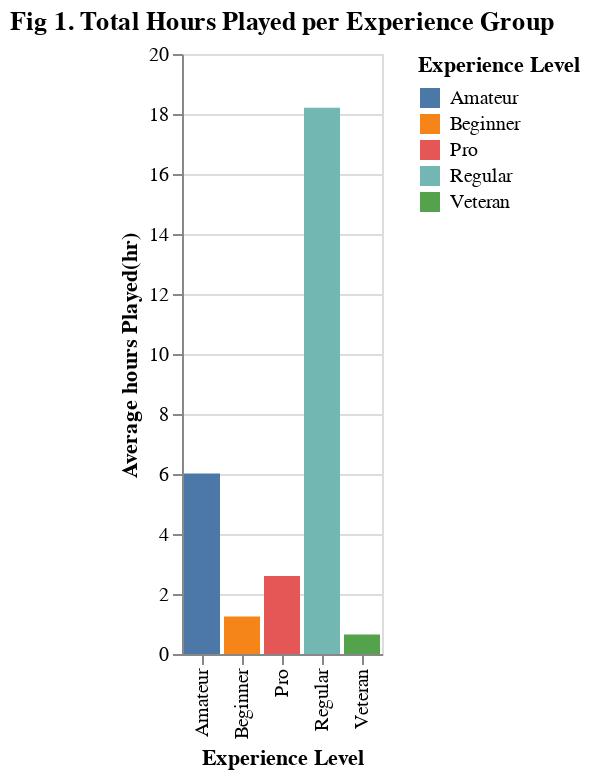

Write notebook code for a chart like this one.
### Markdown cell above
**Summary Statistics**

Most players recorded very little playtime, with three-quarters spending under an hour in total (Q3 = 0.6 hours). Only a small number logged substantially more time, which raises the overall average (mean = 5.85 hours; median = 0.1 hours) and affects the dataset (STD = 28.36 hours). **Most players played very little (close to 0 hours), but a few played way more, making the dataset highly uneven.**

### Code cell
# Experienced comapred with Average played hours played

# Summary statistics and graphs should only be done on training data

plot1= alt.Chart(players, title="Fig 1. Total Hours Played per Experience Group").mark_bar().encode(
    x=alt.X("experience:N").title("Experience Level"),
    y=alt.Y("mean(played_hours):Q").title("Average hours Played(hr)"),
    color = alt.Color("experience:N").title("Experience Level")
)
plot1

### Figure 1 — Vega-Lite specification as saved in the notebook (floating-point values rounded to 4 significant figures; data arrays with more than 128 entries replaced by an {"elided": "..."} marker saying what was removed)
{"config": {"view": {"continuousWidth": 300, "continuousHeight": 300}}, "data": {"name": "data-ce4363b1cc149d2771de4f7f6f9a7330"}, "mark": {"type": "bar"}, "encoding": {"color": {"field": "experience", "title": "Experience Level", "type": "nominal"}, "x": {"field": "experience", "title": "Experience Level", "type": "nominal"}, "y": {"aggregate": "mean", "field": "played_hours", "title": "Average hours Played(hr)", "type": "quantitative"}}, "title": "Fig 1. Total Hours Played per Experience Group", "$schema": "https://vega.github.io/schema/vega-lite/v5.20.1.json", "datasets": {"data-ce4363b1cc149d2771de4f7f6f9a7330": {"elided": "196 records"}}}
